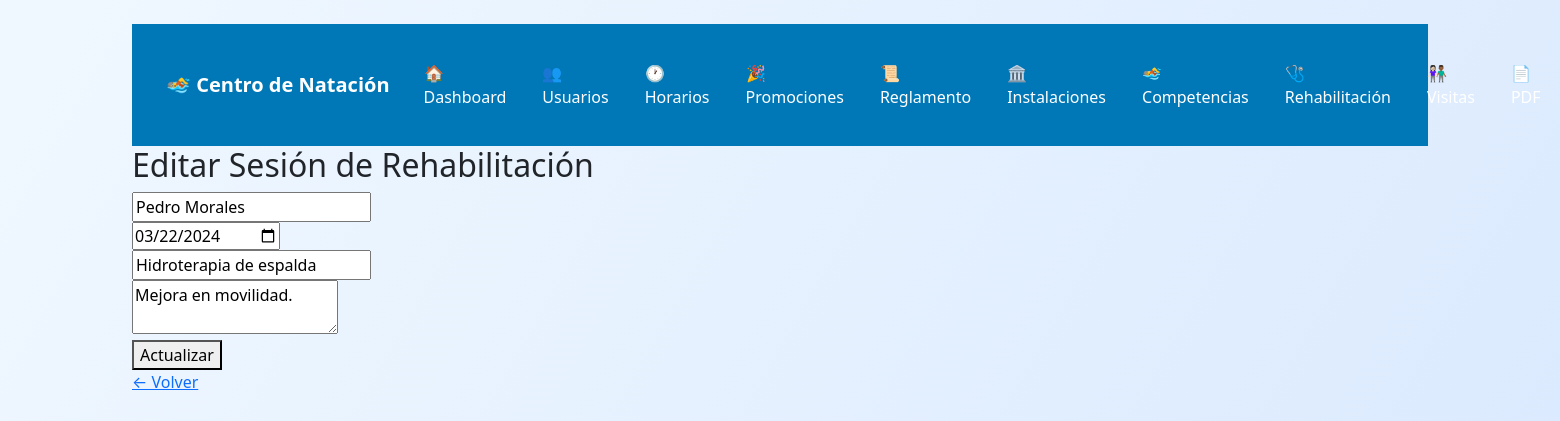
Page /admin/editar_rehabilitacion.php?id=2 (signed in) on the committed database.
### tables this page shows
CREATE TABLE IF NOT EXISTS rehabilitacion (
    id INT AUTO_INCREMENT PRIMARY KEY,
    paciente_nombre VARCHAR(100),
    fecha DATE,
    tipo_terapia VARCHAR(100),
    observaciones TEXT
);

### admin/editar_rehabilitacion.php (the view, shortened to what this page needs)
<!DOCTYPE html>
<html lang="es">
<head>
    <link href="https://cdn.jsdelivr.net/npm/bootstrap@5.3.3/dist/css/bootstrap.min.css" rel="stylesheet">
</head>
<body>
<div class="container mt-4 mb-5">
<?php
require_once '../database/conexion.php';
$id = $_GET['id'];
$sql = $conn->prepare("SELECT * FROM rehabilitacion WHERE id = ?");
$sql->execute([$id]);
$s = $sql->fetch(PDO::FETCH_ASSOC);
include '../includes/navbar.php';
?>
<h2>Editar Sesión de Rehabilitación</h2>
<form method="post">
    <input type="text" name="paciente_nombre" value="<?= $s['paciente_nombre'] ?>" required><br>
    <input type="date" name="fecha" value="<?= $s['fecha'] ?>" required><br>
    <input type="text" name="tipo_terapia" value="<?= $s['tipo_terapia'] ?>" required><br>
    <textarea name="observaciones" required><?= $s['observaciones'] ?></textarea><br>
    <button type="submit">Actualizar</button>
</form>
<a href="gestionar_rehabilitacion.php">← Volver</a>
</div>
</body>
</html>

### admin/editar_rehabilitacion.php (style rules this page uses)
body { background: linear-gradient(120deg, #f0f8ff, #dbeafe); }

### rows in the picture
rehabilitacion: paciente_nombre "Pedro Morales", fecha "03/22/2024", tipo_terapia "Hidroterapia de espalda", observaciones "Mejora en movilidad."
